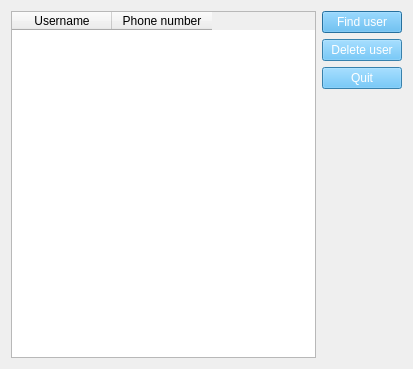
<?xml version="1.0" encoding="UTF-8"?>
<ui version="4.0">
 <class>Dialog</class>
 <widget class="QDialog" name="Dialog">
  <property name="geometry">
   <rect>
    <x>0</x>
    <y>0</y>
    <width>413</width>
    <height>369</height>
   </rect>
  </property>
  <property name="windowTitle">
   <string>Admin </string>
  </property>
  <layout class="QVBoxLayout" name="verticalLayout_2">
   <item>
    <layout class="QHBoxLayout" name="horizontalLayout_2">
     <item>
      <layout class="QHBoxLayout" name="horizontalLayout">
       <item>
        <widget class="QTableWidget" name="tableWidget">
         <column>
          <property name="text">
           <string>Username</string>
          </property>
         </column>
         <column>
          <property name="text">
           <string>Phone number</string>
          </property>
         </column>
        </widget>
       </item>
       <item>
        <layout class="QVBoxLayout" name="verticalLayout">
         <item>
          <spacer name="verticalSpacer">
           <property name="orientation">
            <enum>Qt::Vertical</enum>
           </property>
           <property name="sizeHint" stdset="0">
            <size>
             <width>20</width>
             <height>28</height>
            </size>
           </property>
          </spacer>
         </item>
         <item>
          <widget class="QPushButton" name="findUser">
           <property name="styleSheet">
            <string notr="true">padding:0.3em 1.2em;
margin:0 0.3em 0.3em 0;
border-radius:2em;
text-decoration:none;
font-family:'Roboto',sans-serif;
font-weight:300;
color:#FFFFFF;
background-color:#4eb5f1;
text-align:center;</string>
           </property>
           <property name="text">
            <string>Find user</string>
           </property>
          </widget>
         </item>
         <item>
          <spacer name="verticalSpacer_2">
           <property name="orientation">
            <enum>Qt::Vertical</enum>
           </property>
           <property name="sizeHint" stdset="0">
            <size>
             <width>20</width>
             <height>18</height>
            </size>
           </property>
          </spacer>
         </item>
         <item>
          <widget class="QPushButton" name="deleteUser">
           <property name="styleSheet">
            <string notr="true">padding:0.3em 1.2em;
margin:0 0.3em 0.3em 0;
border-radius:2em;
text-decoration:none;
font-family:'Roboto',sans-serif;
font-weight:300;
color:#FFFFFF;
background-color:#4eb5f1;
text-align:center;</string>
           </property>
           <property name="text">
            <string>Delete user</string>
           </property>
          </widget>
         </item>
         <item>
          <spacer name="verticalSpacer_4">
           <property name="orientation">
            <enum>Qt::Vertical</enum>
           </property>
           <property name="sizeHint" stdset="0">
            <size>
             <width>20</width>
             <height>18</height>
            </size>
           </property>
          </spacer>
         </item>
         <item>
          <widget class="QPushButton" name="Quit">
           <property name="styleSheet">
            <string notr="true">padding:0.3em 1.2em;
margin:0 0.3em 0.3em 0;
border-radius:2em;
text-decoration:none;
font-family:'Roboto',sans-serif;
font-weight:300;
color:#FFFFFF;
background-color:#4eb5f1;
text-align:center;</string>
           </property>
           <property name="text">
            <string>Quit</string>
           </property>
          </widget>
         </item>
         <item>
          <spacer name="verticalSpacer_3">
           <property name="orientation">
            <enum>Qt::Vertical</enum>
           </property>
           <property name="sizeHint" stdset="0">
            <size>
             <width>20</width>
             <height>438</height>
            </size>
           </property>
          </spacer>
         </item>
        </layout>
       </item>
      </layout>
     </item>
    </layout>
   </item>
  </layout>
 </widget>
 <resources/>
 <connections/>
</ui>
